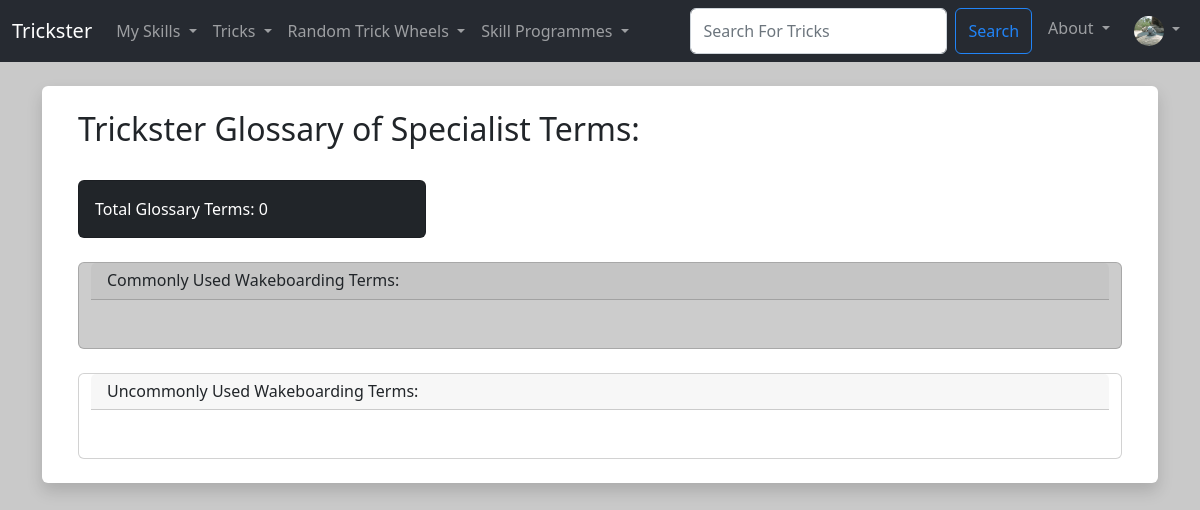
Before: /glossary (signed in) with the older database file.
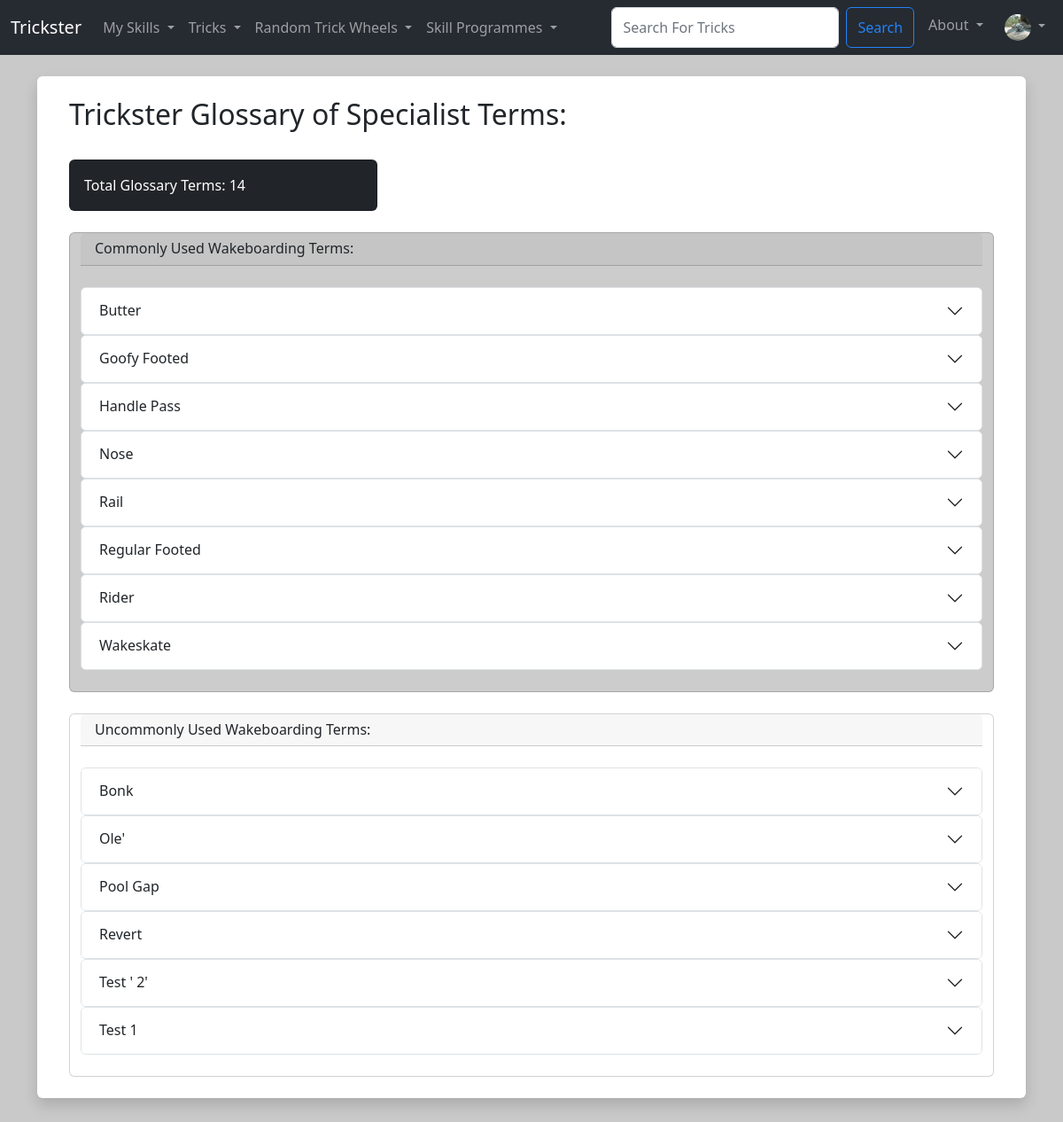
After: the same page with the newer database file.
### TricksterMain/models.py (models this page shows, shortened)
class Glossary_Term (models.Model):
  TermID = models.AutoField(primary_key=True)
  KeyWord = models.CharField(max_length=25)
  Description = models.TextField(blank=True)
  CommonlyUsed = models.BooleanField(default=False)
  slug = models.SlugField(null=True)

### TricksterMain/views.py (the view)
# urls.py: path('glossary', views.glossary, name="glossary"),
def glossary(request):
  CommonTerms = Glossary_Term.objects.filter(CommonlyUsed=True).order_by('KeyWord')
  UncommonTerms = Glossary_Term.objects.filter(CommonlyUsed=False).order_by('KeyWord')
  CommonTermCount = CommonTerms.count()
  UncommonTermCount = UncommonTerms.count()
  TermCount = CommonTermCount + UncommonTermCount
  return render(request, 'main/glossary.html', {'CommonTerms':CommonTerms, 'UncommonTerms':UncommonTerms, 'TermCount':TermCount})

### TricksterMain/templates/main/glossary.html (shortened to what this page needs)
{% extends 'main/base.html' %}
{% load static %}
{% block content  %}
  <div class="shadow  p-4 mb-5 bg-body rounded">
    <div class="container-md ">
      <h2>Trickster Glossary of Specialist Terms: </h2>
      <div class="col-4">
        <div class="card text-bg-dark">
          <div class="card-body">
            <p class="card-text">Total Glossary Terms: {{ TermCount }}</p>
          </div>
        </div>
      </div>
      <br/>
      <div class="card bg-trickstergray">
        <div class="container-md">
          <h6 class="card-header">Commonly Used Wakeboarding Terms:</h6>
          {% for term in CommonTerms %}
            <div class="accordion" id="GlossaryAccordion">
              <div class="accordion-item">
                <h2 class="accordion-header" id="{{ term.TermID }}">
                  <button class="accordion-button collapsed" type="button" data-bs-toggle="collapse" data-bs-target="#{{ term.slug }}" aria-expanded="false" aria-controls="{{ term.slug }}">
                    {{ term.KeyWord }}
                  </button>
                </h2>
              </div>
          </div>
          {% endfor %}
        </div>
      </div>
      <div class="card ">
        <div class="container-md">
          <h6 class="card-header">Uncommonly Used Wakeboarding Terms:</h6>
          {% for term in UncommonTerms %}
            <div class="accordion" id="GlossaryAccordion">
              <div class="accordion-item">
                <h2 class="accordion-header" id="{{ term.TermID }}">
                  <button class="accordion-button collapsed" type="button" data-bs-toggle="collapse" data-bs-target="#{{ term.slug }}" aria-expanded="false" aria-controls="{{ term.slug }}">
                    {{ term.KeyWord }}
                  </button>
                </h2>
              </div>
            </div>
          {% endfor %}
        </div>
      </div>
    </div>
  </div>
{% endblock %}

Changed rows visible on the page:
added Glossary_Term: KeyWord "Butter", shown under "Commonly Used Wakeboarding Terms:"
added Glossary_Term: KeyWord "Goofy Footed", shown under "Commonly Used Wakeboarding Terms:"
added Glossary_Term: KeyWord "Handle Pass", shown under "Commonly Used Wakeboarding Terms:"
added Glossary_Term: KeyWord "Nose", shown under "Commonly Used Wakeboarding Terms:"
added Glossary_Term: KeyWord "Rail", shown under "Commonly Used Wakeboarding Terms:"
added Glossary_Term: KeyWord "Regular Footed", shown under "Commonly Used Wakeboarding Terms:"
added Glossary_Term: KeyWord "Rider", shown under "Commonly Used Wakeboarding Terms:"
added Glossary_Term: KeyWord "Wakeskate", shown under "Commonly Used Wakeboarding Terms:"
added Glossary_Term: KeyWord "Bonk", shown under "Uncommonly Used Wakeboarding Terms:"
added Glossary_Term: KeyWord "Ole'", shown under "Uncommonly Used Wakeboarding Terms:"
added Glossary_Term: KeyWord "Pool Gap", shown under "Uncommonly Used Wakeboarding Terms:"
added Glossary_Term: KeyWord "Revert", shown under "Uncommonly Used Wakeboarding Terms:"
added Glossary_Term: KeyWord "Test ' 2'", shown under "Uncommonly Used Wakeboarding Terms:"
added Glossary_Term: KeyWord "Test 1", shown under "Uncommonly Used Wakeboarding Terms:"
Other visible differences:
{{ TermCount }}: "0" → "14"
